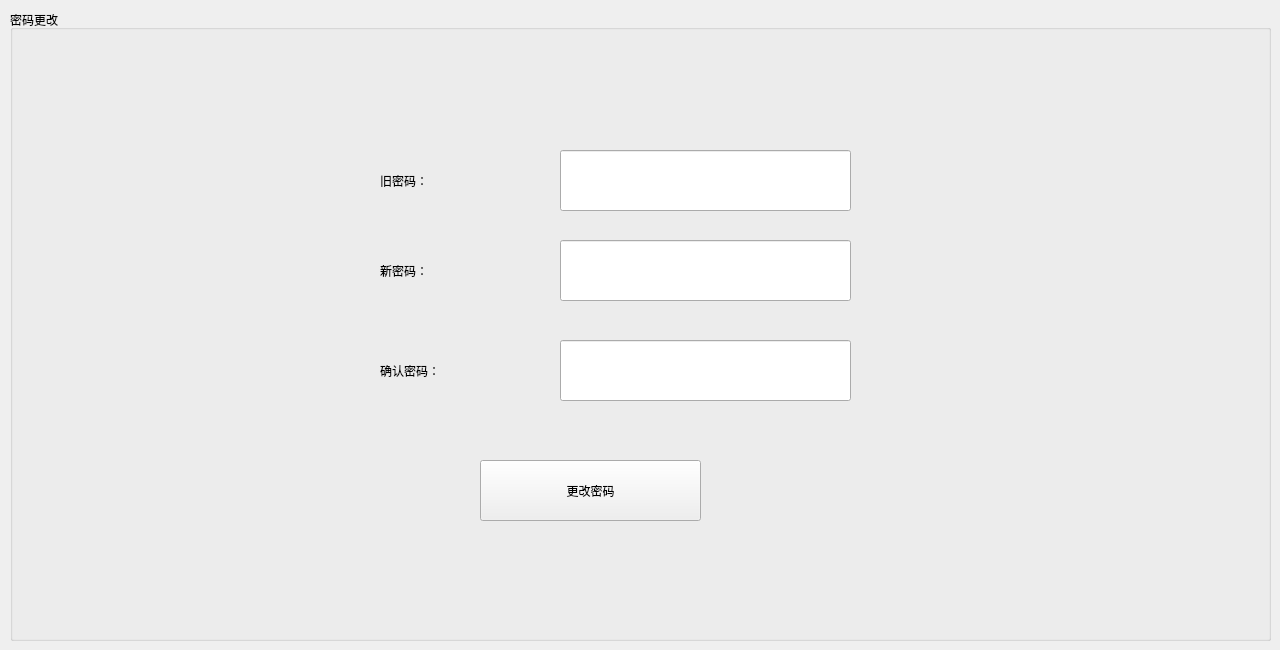
        <widget class="QWidget" name="page_8">
         <widget class="QGroupBox" name="groupBox_7">
          <property name="geometry">
           <rect>
            <x>10</x>
            <y>10</y>
            <width>1261</width>
            <height>631</height>
           </rect>
          </property>
          <property name="title">
           <string>密码更改</string>
          </property>
          <widget class="QPushButton" name="pushButton">
           <property name="geometry">
            <rect>
             <x>470</x>
             <y>450</y>
             <width>221</width>
             <height>61</height>
            </rect>
           </property>
           <property name="text">
            <string>更改密码</string>
           </property>
          </widget>
          <widget class="QLineEdit" name="password">
           <property name="geometry">
            <rect>
             <x>550</x>
             <y>230</y>
             <width>291</width>
             <height>61</height>
            </rect>
           </property>
           <property name="echoMode">
            <enum>QLineEdit::Password</enum>
           </property>
          </widget>
          <widget class="QLabel" name="label_3">
           <property name="geometry">
            <rect>
             <x>370</x>
             <y>330</y>
             <width>171</width>
             <height>61</height>
            </rect>
           </property>
           <property name="text">
            <string>确认密码：</string>
           </property>
          </widget>
          <widget class="QLabel" name="label">
           <property name="geometry">
            <rect>
             <x>370</x>
             <y>140</y>
             <width>171</width>
             <height>61</height>
            </rect>
           </property>
           <property name="text">
            <string>旧密码：</string>
           </property>
          </widget>
          <widget class="QLabel" name="label_2">
           <property name="geometry">
            <rect>
             <x>370</x>
             <y>230</y>
             <width>171</width>
             <height>61</height>
            </rect>
           </property>
           <property name="text">
            <string>新密码：</string>
           </property>
          </widget>
          <widget class="QLineEdit" name="confirmPassword">
           <property name="geometry">
            <rect>
             <x>550</x>
             <y>330</y>
             <width>291</width>
             <height>61</height>
            </rect>
           </property>
           <property name="echoMode">
            <enum>QLineEdit::Password</enum>
           </property>
          </widget>
          <widget class="QLineEdit" name="oldPassword">
           <property name="geometry">
            <rect>
             <x>550</x>
             <y>140</y>
             <width>291</width>
             <height>61</height>
            </rect>
           </property>
           <property name="echoMode">
            <enum>QLineEdit::Password</enum>
           </property>
          </widget>
         </widget>
        </widget>
